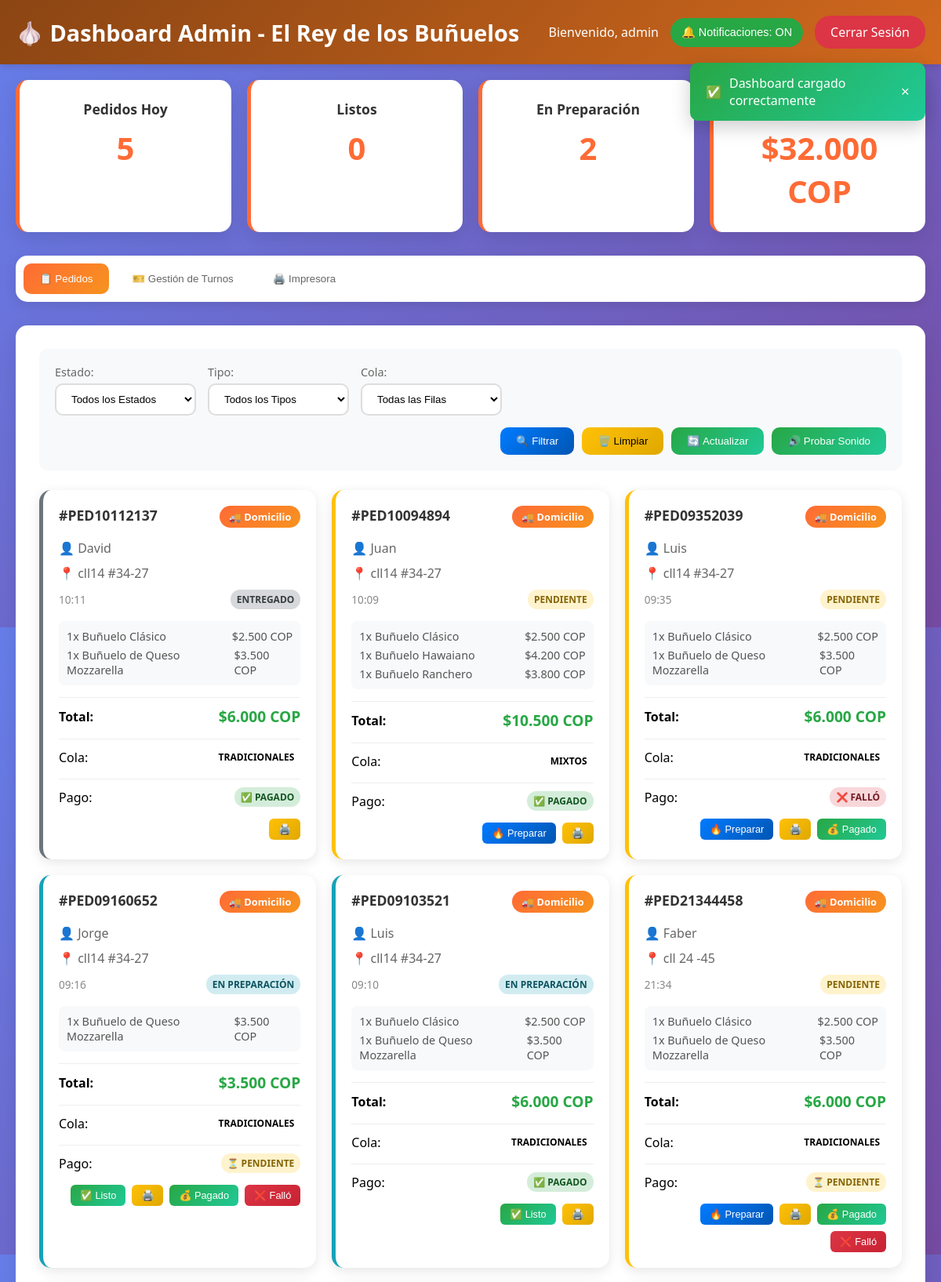
The app's page /admin/dashboard.php (signed in, upper part) with its own data.
### tables this page shows
CREATE TABLE IF NOT EXISTS `orders` (
  `id` int NOT NULL AUTO_INCREMENT,
  `order_code` varchar(12) NOT NULL,
  `customer_name` varchar(150) NOT NULL,
  `order_type` enum('physical','delivery') NOT NULL,
  `queue_type` enum('tradicionales','especiales','mixtos') DEFAULT 'mixtos',
  `status` enum('pending','preparing','ready','delivered') DEFAULT 'pending',
  `total` int NOT NULL,
  `created_at` datetime DEFAULT CURRENT_TIMESTAMP,
  `updated_at` datetime DEFAULT CURRENT_TIMESTAMP ON UPDATE CURRENT_TIMESTAMP,
  `payment_status` enum('pending','paid','failed') DEFAULT 'pending',
  PRIMARY KEY (`id`),
  UNIQUE KEY `order_code` (`order_code`),
  KEY `idx_status` (`status`),
  KEY `idx_order_type` (`order_type`),
  KEY `idx_queue_type` (`queue_type`),
  KEY `idx_created_at` (`created_at`)
);

CREATE TABLE IF NOT EXISTS `deliveries` (
  `order_id` int NOT NULL,
  `phone` varchar(20) NOT NULL,
  `receiver_name` varchar(150) DEFAULT NULL,
  `receiver_phone` varchar(20) DEFAULT NULL,
  `address` varchar(255) NOT NULL,
  `neighborhood` varchar(100) NOT NULL,
  `delivery_references` text,
  `payment_method` enum('transfer','cash','whatsapp') NOT NULL,
  `receipt_path` varchar(255) DEFAULT NULL,
  PRIMARY KEY (`order_id`)
);

CREATE TABLE IF NOT EXISTS `order_items` (
  `id` int NOT NULL AUTO_INCREMENT,
  `order_id` int NOT NULL,
  `name` varchar(150) NOT NULL,
  `unit_price` int NOT NULL,
  `quantity` int NOT NULL,
  `subtotal` int NOT NULL,
  PRIMARY KEY (`id`),
  KEY `idx_order_id` (`order_id`)
);

### includes/auth.php (called while the page is built, shortened)
<?php
class Auth {
    public static function isLoggedIn() {
        return true;
    }
    public static function getCurrentUser() {
        return [
            'id' => $_SESSION['user_id'],
            'username' => $_SESSION['username'],
            'role' => $_SESSION['role']
        ];
    }
}
?>

### includes/helpers.php (called while the page is built, shortened)
<?php
function e($value) {
    return htmlspecialchars($value, ENT_QUOTES, 'UTF-8');
}
function formatCurrency($amount) {
    $amount = floatval($amount);
    return '$' . number_format($amount, 0, ',', '.') . ' COP';
}
function getPaymentStatusText($status) {
    $statusTexts = [
        'pending' => 'Pendiente',
        'paid' => 'Pagado',
        'failed' => 'Falló'
    ];
    return $statusTexts[$status] ?? 'Desconocido';
}
function getPaymentStatusEmoji($status) {
    $emojis = [
        'pending' => '⏳',
        'paid' => '✅',
        'failed' => '❌'
    ];
    return $emojis[$status] ?? '❓';
}
?>

### includes/db.php (called while the page is built, shortened)
<?php
class Database {
    private static $instance = null;
    private $connection;
    private function __construct() {
        try {
            if (DB_TYPE === 'sqlite') {
                $dsn = "sqlite:" . DB_FILE;
                $this->connection = new PDO($dsn, null, null, [
                    PDO::ATTR_ERRMODE => PDO::ERRMODE_EXCEPTION,
                    PDO::ATTR_DEFAULT_FETCH_MODE => PDO::FETCH_ASSOC,
                ]);
                $this->connection->exec('PRAGMA foreign_keys = ON');
            } else {
                $dsn = "mysql:host=" . DB_HOST . ";dbname=" . DB_NAME . ";charset=utf8mb4";
                $this->connection = new PDO($dsn, DB_USER, DB_PASS, [
                    PDO::ATTR_ERRMODE => PDO::ERRMODE_EXCEPTION,
                    PDO::ATTR_DEFAULT_FETCH_MODE => PDO::FETCH_ASSOC,
                    PDO::ATTR_EMULATE_PREPARES => false,
                ]);
            }
        } catch (PDOException $e) {
            error_log("Database connection failed: " . $e->getMessage());
            die("Database connection failed");
        }
    }
    public static function getInstance() {
        if (self::$instance === null) {
            self::$instance = new self();
        }
        return self::$instance;
    }
    public function prepare($sql) {
        return $this->connection->prepare($sql);
    }
}
function getDB() {
    return Database::getInstance();
}
?>

### admin/dashboard.php (the view, shortened to what this page needs)
<?php
require_once '../config/config.php';
require_once '../includes/auth.php';
require_once '../includes/db.php';
require_once '../includes/helpers.php';
$db = getDB();
$params = [];
$whereClause = '';
$stmt = $db->prepare("
    SELECT o.*, d.address, d.phone as delivery_phone, o.payment_status
    FROM orders o
    LEFT JOIN deliveries d ON o.id = d.order_id
    $whereClause
    ORDER BY o.created_at DESC
    LIMIT 50
");
$stmt->execute($params);
$orders = $stmt->fetchAll();
foreach ($orders as &$order) {
    $itemsStmt = $db->prepare("SELECT * FROM order_items WHERE order_id = ?");
    $itemsStmt->execute([$order['id']]);
    $order['items'] = $itemsStmt->fetchAll();
}
$today = date('Y-m-d');
$statsStmt = $db->prepare("
    SELECT
        COUNT(*) as total_orders,
        SUM(CASE WHEN status = 'pending' THEN 1 ELSE 0 END) as pending_orders,
        SUM(CASE WHEN status = 'preparing' THEN 1 ELSE 0 END) as preparing_orders,
        SUM(CASE WHEN status = 'ready' THEN 1 ELSE 0 END) as ready_orders,
        SUM(CASE WHEN status = 'delivered' THEN 1 ELSE 0 END) as delivered_orders,
        SUM(CASE WHEN substr(created_at, 1, 10) = ? THEN total ELSE 0 END) as today_revenue
    FROM orders
    WHERE substr(created_at, 1, 10) = ?
");
$statsStmt->execute([$today, $today]);
$stats = $statsStmt->fetch();
?>
<!DOCTYPE html>
<html lang="es">
<head>
    <link rel="stylesheet" href="styles.css">
</head>
<body>
    <div class="header">
        <h1>🧄 Dashboard Admin - El Rey de los Buñuelos</h1>
        <div class="user-info">
            <span>Bienvenido, <?= e(Auth::getCurrentUser()['username']) ?></span>
            <button class="notification-toggle" id="notificationToggle">
            </button>
            <a href="../api/logout.php" class="logout-btn">Cerrar Sesión</a>
        </div>
    </div>
    <div class="dashboard">
        <div class="stats-grid">
            <div class="stat-card">
                <h3>Pedidos Hoy</h3>
                <div class="stat-number"><?= $stats['total_orders'] ?></div>
            </div>
            <div class="stat-card">
                <h3>Listos</h3>
                <div class="stat-number"><?= $stats['ready_orders'] ?></div>
            </div>
            <div class="stat-card">
                <h3>En Preparación</h3>
                <div class="stat-number"><?= $stats['preparing_orders'] ?></div>
            </div>
            <div class="stat-card">
                <h3>Ingresos Hoy</h3>
                <div class="stat-number"><?= formatCurrency($stats['today_revenue']) ?></div>
            </div>
        </div>
        <div class="nav-tabs">
            <button class="nav-tab active" onclick="showSection('orders')">📋 Pedidos</button>
            <button class="nav-tab" onclick="showSection('queues')">🎫 Gestión de Turnos</button>
            <button class="nav-tab" onclick="showSection('printer')">🖨️ Impresora</button>
        </div>
        <div id="orders-section" class="content-section active">
            <form method="GET" class="filters" id="filtersForm">
                <div class="filter-group">
                    <label class="filter-label">Estado:</label>
                    <select name="status" class="filter-select">
                        <option value="">Todos los Estados</option>
                    </select>
                </div>
                <div class="filter-group">
                    <label class="filter-label">Tipo:</label>
                    <select name="type" class="filter-select">
                        <option value="">Todos los Tipos</option>
                    </select>
                </div>
                <div class="filter-group">
                    <label class="filter-label">Cola:</label>
                    <select name="queue" class="filter-select">
                        <option value="">Todas las Filas</option>
                    </select>
                </div>
                <div class="filter-actions">
                    <button type="submit" class="btn btn-primary">🔍 Filtrar</button>
                    <button type="button" class="btn btn-warning" onclick="clearFilters()">🗑️ Limpiar</button>
                    <button type="button" class="btn btn-success" onclick="refreshData()">🔄 Actualizar</button>
                    <button type="button" class="btn btn-success" onclick="playTestSound()">🔊 Probar Sonido</button>
                </div>
            </form>
            <div class="orders-grid" id="ordersGrid">
                <?php if (empty($orders)): ?>
                    <div class="empty-state">
                        <div class="icon">📋</div>
                        <h3>No hay pedidos</h3>
                        <p>Los nuevos pedidos aparecerán aquí automáticamente</p>
                    </div>
                <?php else: ?>
                    <?php foreach ($orders as $order): ?>
                    <div class="order-card <?= $order['status'] ?>" data-order-id="<?= $order['id'] ?>">
                        <div class="order-header">
                            <div class="order-code">#<?= e($order['order_code']) ?></div>
                            <div class="order-type">
                                <?php if ($order['order_type'] === 'physical'): ?>
                                    🏪 En Local
                                <?php else: ?>
                                    🚚 Domicilio
                                <?php endif; ?>
                            </div>
                        </div>
                        <div class="customer-name">👤 <?= e($order['customer_name']) ?></div>
                        <?php if ($order['address']): ?>
                            <div class="customer-name">📍 <?= e($order['address']) ?></div>
                        <?php endif; ?>
                        <div class="order-meta">
                            <span><?= date('H:i', strtotime($order['created_at'])) ?></span>
                            <span class="status-badge <?= $order['status'] ?>">
                                <?php
                                $statusLabels = [
                                    'pending' => 'PENDIENTE',
                                    'preparing' => 'EN PREPARACIÓN',
                                    'ready' => 'LISTO',
                                    'delivered' => 'ENTREGADO'
                                ];
                                echo $statusLabels[$order['status']] ?? 'PENDIENTE';
                                ?>
                            </span>
                        </div>
                        <div class="order-items">
                            <?php foreach ($order['items'] as $item): ?>
                                <div class="order-item">
                                    <span><?= $item['quantity'] ?>x <?= e($item['name']) ?></span>
                                    <span><?= formatCurrency($item['subtotal']) ?></span>
                                </div>
                            <?php endforeach; ?>
                        </div>
                        <div class="order-total">
                            <span><strong>Total:</strong></span>
                            <span class="total-amount"><?= formatCurrency($order['total']) ?></span>
                        </div>
                        <div class="order-total">
                            <span>Cola:</span>
                            <span class="status-badge status-<?= $order['queue_type'] ?>">
                                <?= ucfirst($order['queue_type']) ?>
                            </span>
                        </div>
                        <div class="order-total">
                            <span>Pago:</span>
                            <span class="payment-badge payment-<?= $order['payment_status'] ?? 'pending' ?>">
                                <?php
                                $paymentStatus = $order['payment_status'] ?? 'pending';
                                echo getPaymentStatusEmoji($paymentStatus) . ' ' . getPaymentStatusText($paymentStatus);
                                ?>
                            </span>
                        </div>
                        <div class="order-actions">
                            <?php if ($order['status'] === 'pending'): ?>
                                <button class="action-btn btn-primary" onclick="updateOrderStatus(<?= $order['id'] ?>, 'preparing')">🔥 Preparar</button>
                            <?php elseif ($order['status'] === 'preparing'): ?>
                                <button class="action-btn btn-success" onclick="updateOrderStatus(<?= $order['id'] ?>, 'ready')">✅ Listo</button>
                            <?php elseif ($order['status'] === 'ready'): ?>
                                <button class="action-btn btn-success" onclick="updateOrderStatus(<?= $order['id'] ?>, 'delivered')">📦 Entregar</button>
                            <?php endif; ?>
                            <button class="action-btn btn-warning" onclick="printTicket(<?= $order['id'] ?>)" title="Imprimir Ticket">🖨️</button>
                            <?php if (($order['payment_status'] ?? 'pending') !== 'paid'): ?>
                                <button class="action-btn btn-success" onclick="updatePaymentStatus(<?= $order['id'] ?>, 'paid')" title="Marcar como Pagado">💰 Pagado</button>
                            <?php endif; ?>
                            <?php if (($order['payment_status'] ?? 'pending') === 'pending'): ?>
                                <button class="action-btn btn-danger" onclick="updatePaymentStatus(<?= $order['id'] ?>, 'failed')" title="Marcar Pago Fallido">❌ Falló</button>
                            <?php endif; ?>
                        </div>
                    </div>
                    <?php endforeach; ?>
                <?php endif; ?>
            </div>
        </div>
    </div>
</body>
</html>

### records on screen
orders: order_code "PED10112137", order_type "🚚 Domicilio", customer_name "David", deliveries.address "cll14 #34-27", created_at "10:11", status "ENTREGADO", total "$6.000 COP", queue_type "TRADICIONALES", payment_status "✅", payment_status "PAGADO"
order_items: quantity "1", name "Buñuelo Clásico", subtotal "$2.500 COP"
order_items: quantity "1", name "Buñuelo de Queso Mozzarella", subtotal "$3.500 COP"
orders: order_code "PED10094894", order_type "🚚 Domicilio", customer_name "Juan", deliveries.address "cll14 #34-27", created_at "10:09", status "PENDIENTE", total "$10.500 COP", queue_type "MIXTOS", payment_status "✅", payment_status "PAGADO"
order_items: quantity "1", name "Buñuelo Clásico", subtotal "$2.500 COP"
order_items: quantity "1", name "Buñuelo Hawaiano", subtotal "$4.200 COP"
order_items: quantity "1", name "Buñuelo Ranchero", subtotal "$3.800 COP"
orders: order_code "PED09352039", order_type "🚚 Domicilio", customer_name "Luis", deliveries.address "cll14 #34-27", created_at "09:35", status "PENDIENTE", total "$6.000 COP", queue_type "TRADICIONALES", payment_status "❌", payment_status "FALLÓ"
order_items: quantity "1", name "Buñuelo Clásico", subtotal "$2.500 COP"
order_items: quantity "1", name "Buñuelo de Queso Mozzarella", subtotal "$3.500 COP"
orders: order_code "PED09160652", order_type "🚚 Domicilio", customer_name "Jorge", deliveries.address "cll14 #34-27", created_at "09:16", status "EN PREPARACIÓN", total "$3.500 COP", queue_type "TRADICIONALES", payment_status "⏳", payment_status "PENDIENTE"
order_items: quantity "1", name "Buñuelo de Queso Mozzarella", subtotal "$3.500 COP"
orders: order_code "PED09103521", order_type "🚚 Domicilio", customer_name "Luis", deliveries.address "cll14 #34-27", created_at "09:10", status "EN PREPARACIÓN", total "$6.000 COP", queue_type "TRADICIONALES", payment_status "✅", payment_status "PAGADO"
order_items: quantity "1", name "Buñuelo Clásico", subtotal "$2.500 COP"
order_items: quantity "1", name "Buñuelo de Queso Mozzarella", subtotal "$3.500 COP"
orders: order_code "PED21344458", order_type "🚚 Domicilio", customer_name "Faber", deliveries.address "cll 24 -45", created_at "21:34", status "PENDIENTE", total "$6.000 COP", queue_type "TRADICIONALES", payment_status "⏳", payment_status "PENDIENTE"
order_items: quantity "1", name "Buñuelo Clásico", subtotal "$2.500 COP"
order_items: quantity "1", name "Buñuelo de Queso Mozzarella", subtotal "$3.500 COP"

### other values on screen
Auth::getCurrentUser()['username'] "admin"
$stats['total_orders'] "5"
$stats['ready_orders'] "0"
$stats['preparing_orders'] "2"
formatCurrency($stats['today_revenue']) "$32.000 COP"
